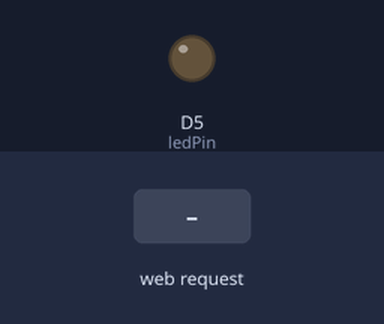
Recording of a sketch running on a simulated ESP8266 (Wemos D1 mini). On the bench: output pins drawn as LEDs (lit = HIGH). The inputs (shaded band) are chosen by the test bench. WiFi joins after 1.5 s; servers stay silent unless stated; what the sketch prints to the serial monitor is not drawn.

Above: at 2.7 s.
2.8 s: HTTP request GET /LED=ON received
At 3.5 s:
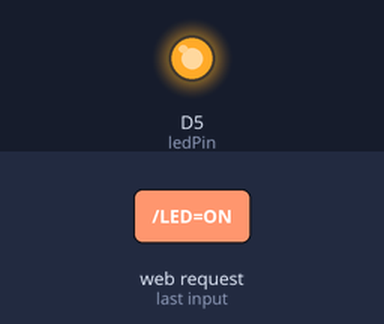
4.3 s: HTTP request GET /LED=OFF received
At 4.7 s:
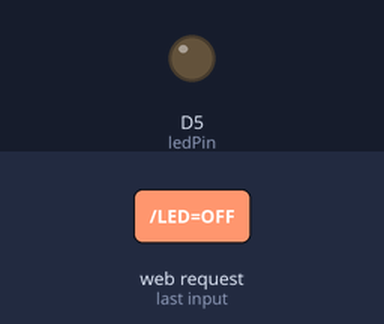
Timing chart, 0 to 7.3 s (numbered marks = the images above; inputs shaded):
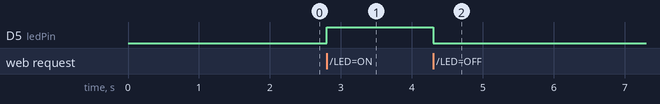

Measured:
- after the input at 2.8 s, D5 (ledPin): LOW → HIGH at once
- after the input at 4.3 s, D5 (ledPin): HIGH → LOW at once

The sketch:

20210812_wemos_wifi_relay.ino
```cpp
#include <ESP8266WiFi.h>

const char* ssid = "SH_SSID";
const char* password = "lorryhop";

int ledPin = D5;

WiFiServer server(80);

void setup() {
  Serial.begin(9600);
  delay(10);

  pinMode(ledPin, OUTPUT);
  digitalWrite(ledPin, LOW);

  // Connect to WiFi network
  Serial.println();
  Serial.println();
  Serial.print("Connecting to ");
  Serial.println(ssid);

  WiFi.begin(ssid, password);

  while (WiFi.status() != WL_CONNECTED) {
    delay(500);
    Serial.print(".");
  }

  Serial.println("");
  Serial.println("WiFi connected");

  // Start the server
  server.begin();
  Serial.println("Server started");

  // Print the IP address
  Serial.print("Use this URL : ");
  Serial.print("http://");
  Serial.print(WiFi.localIP());
  Serial.println("/");
}


void loop() {
  // Check if a client has connected
  WiFiClient client = server.available();
  if (!client) {
    return;
  }

  // Wait until the client sends some data
  Serial.println("new client");
  while(!client.available()){
    delay(1);
  }

  // Read the first line of the request
  String request = client.readStringUntil('\r');
  Serial.println(request);
  client.flush();

  // Match the request
  int value = LOW;
  if (request.indexOf("/LED=ON") != -1) {
    digitalWrite(ledPin, HIGH);
    Serial.println("############## ON #############");
    value = HIGH;
  }

  if (request.indexOf("/LED=OFF") != -1){
    digitalWrite(ledPin, LOW);
    Serial.println("############## OFF #############");
    value = LOW;
  }

  // Return the response
  client.println("HTTP/1.1 200 OK");
  client.println("Content-Type: text/html");
  client.println(""); //  do not forget this one
  client.println("<!DOCTYPE HTML>");
  client.println("<html>");

  client.print("Led pin is now: ");

  if(value == HIGH) {
    client.print("On");
  } else {
    client.print("Off");
  }

  client.println("<br><br>");
  client.println("Click <a href=\"/LED=ON\">here</a> Turn relay ON<br>");
  client.println("Click <a href=\"/LED=OFF\">here</a> Turn relay OFF<br>");
  client.println("</html>");

  delay(1);
  Serial.println("Client disconnected");
  Serial.println("");
}
```
